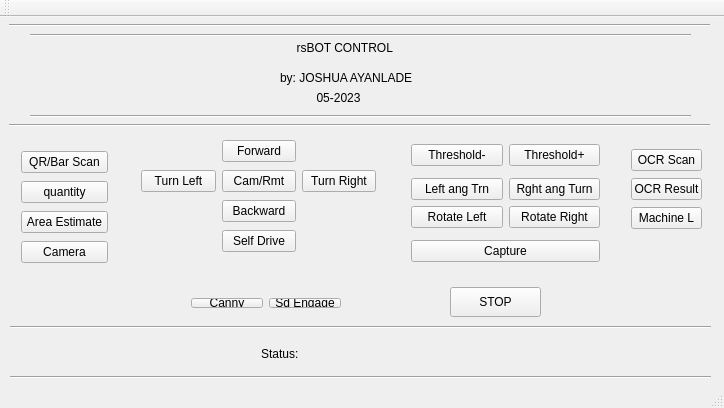
<?xml version="1.0" encoding="UTF-8"?>
<ui version="4.0">
 <class>MainWindow</class>
 <widget class="QMainWindow" name="MainWindow">
  <property name="geometry">
   <rect>
    <x>0</x>
    <y>0</y>
    <width>724</width>
    <height>408</height>
   </rect>
  </property>
  <property name="windowTitle">
   <string>MainWindow</string>
  </property>
  <widget class="QWidget" name="centralWidget">
   <widget class="Line" name="line_6">
    <property name="geometry">
     <rect>
      <x>9</x>
      <y>0</y>
      <width>701</width>
      <height>16</height>
     </rect>
    </property>
    <property name="orientation">
     <enum>Qt::Horizontal</enum>
    </property>
   </widget>
   <widget class="QLabel" name="label">
    <property name="geometry">
     <rect>
      <x>240</x>
      <y>20</y>
      <width>298</width>
      <height>22</height>
     </rect>
    </property>
    <property name="text">
     <string>                 rsBOT CONTROL</string>
    </property>
   </widget>
   <widget class="QLabel" name="label_3">
    <property name="geometry">
     <rect>
      <x>280</x>
      <y>50</y>
      <width>171</width>
      <height>22</height>
     </rect>
    </property>
    <property name="text">
     <string>by: JOSHUA AYANLADE</string>
    </property>
   </widget>
   <widget class="Line" name="line">
    <property name="geometry">
     <rect>
      <x>30</x>
      <y>91</y>
      <width>661</width>
      <height>16</height>
     </rect>
    </property>
    <property name="orientation">
     <enum>Qt::Horizontal</enum>
    </property>
   </widget>
   <widget class="Line" name="line_4">
    <property name="geometry">
     <rect>
      <x>9</x>
      <y>100</y>
      <width>701</width>
      <height>16</height>
     </rect>
    </property>
    <property name="orientation">
     <enum>Qt::Horizontal</enum>
    </property>
   </widget>
   <widget class="Line" name="line_3">
    <property name="geometry">
     <rect>
      <x>10</x>
      <y>300</y>
      <width>701</width>
      <height>20</height>
     </rect>
    </property>
    <property name="orientation">
     <enum>Qt::Horizontal</enum>
    </property>
   </widget>
   <widget class="Line" name="line_7">
    <property name="geometry">
     <rect>
      <x>10</x>
      <y>350</y>
      <width>701</width>
      <height>20</height>
     </rect>
    </property>
    <property name="orientation">
     <enum>Qt::Horizontal</enum>
    </property>
   </widget>
   <widget class="QWidget" name="layoutWidget">
    <property name="geometry">
     <rect>
      <x>620</x>
      <y>120</y>
      <width>93</width>
      <height>104</height>
     </rect>
    </property>
    <layout class="QVBoxLayout" name="verticalLayout_3">
     <item>
      <widget class="QPushButton" name="ocrScan">
       <property name="text">
        <string>OCR Scan</string>
       </property>
       <property name="checkable">
        <bool>true</bool>
       </property>
      </widget>
     </item>
     <item>
      <widget class="QPushButton" name="ocrResult">
       <property name="text">
        <string>OCR Result</string>
       </property>
       <property name="checkable">
        <bool>true</bool>
       </property>
       <property name="autoRepeat">
        <bool>false</bool>
       </property>
      </widget>
     </item>
     <item>
      <widget class="QPushButton" name="ml">
       <property name="text">
        <string>Machine L</string>
       </property>
       <property name="checkable">
        <bool>true</bool>
       </property>
      </widget>
     </item>
    </layout>
   </widget>
   <widget class="QPushButton" name="stop">
    <property name="geometry">
     <rect>
      <x>450</x>
      <y>270</y>
      <width>91</width>
      <height>30</height>
     </rect>
    </property>
    <property name="text">
     <string>STOP</string>
    </property>
    <property name="autoRepeat">
     <bool>true</bool>
    </property>
   </widget>
   <widget class="Line" name="line_2">
    <property name="geometry">
     <rect>
      <x>30</x>
      <y>10</y>
      <width>661</width>
      <height>16</height>
     </rect>
    </property>
    <property name="orientation">
     <enum>Qt::Horizontal</enum>
    </property>
   </widget>
   <widget class="QWidget" name="layoutWidget">
    <property name="geometry">
     <rect>
      <x>130</x>
      <y>110</y>
      <width>257</width>
      <height>140</height>
     </rect>
    </property>
    <layout class="QGridLayout" name="gridLayout">
     <item row="0" column="1">
      <widget class="QPushButton" name="forward">
       <property name="text">
        <string>Forward</string>
       </property>
       <property name="autoRepeat">
        <bool>true</bool>
       </property>
      </widget>
     </item>
     <item row="1" column="0">
      <widget class="QPushButton" name="turnLeft">
       <property name="text">
        <string>Turn Left</string>
       </property>
       <property name="autoRepeat">
        <bool>true</bool>
       </property>
      </widget>
     </item>
     <item row="1" column="1">
      <widget class="QPushButton" name="remote">
       <property name="text">
        <string>Cam/Rmt</string>
       </property>
       <property name="checkable">
        <bool>true</bool>
       </property>
       <property name="checked">
        <bool>false</bool>
       </property>
      </widget>
     </item>
     <item row="1" column="2">
      <widget class="QPushButton" name="turnRight">
       <property name="text">
        <string>Turn Right</string>
       </property>
       <property name="autoRepeat">
        <bool>true</bool>
       </property>
      </widget>
     </item>
     <item row="2" column="1">
      <widget class="QPushButton" name="backward">
       <property name="text">
        <string>Backward</string>
       </property>
       <property name="autoRepeat">
        <bool>true</bool>
       </property>
      </widget>
     </item>
     <item row="3" column="1">
      <widget class="QPushButton" name="selfDriving">
       <property name="text">
        <string>Self Drive</string>
       </property>
       <property name="checkable">
        <bool>true</bool>
       </property>
       <property name="autoRepeat">
        <bool>false</bool>
       </property>
      </widget>
     </item>
    </layout>
   </widget>
   <widget class="QWidget" name="layoutWidget">
    <property name="geometry">
     <rect>
      <x>250</x>
      <y>320</y>
      <width>361</width>
      <height>33</height>
     </rect>
    </property>
    <layout class="QFormLayout" name="formLayout">
     <item row="0" column="0">
      <widget class="QLabel" name="label_2">
       <property name="text">
        <string>Status:</string>
       </property>
      </widget>
     </item>
     <item row="0" column="1">
      <widget class="QLabel" name="value">
       <property name="text">
        <string/>
       </property>
      </widget>
     </item>
    </layout>
   </widget>
   <widget class="QWidget" name="layoutWidget">
    <property name="geometry">
     <rect>
      <x>400</x>
      <y>110</y>
      <width>211</width>
      <height>155</height>
     </rect>
    </property>
    <layout class="QVBoxLayout" name="verticalLayout_2">
     <item>
      <layout class="QHBoxLayout" name="horizontalLayout">
       <item>
        <widget class="QPushButton" name="thresholdMinus">
         <property name="text">
          <string>Threshold-</string>
         </property>
         <property name="autoRepeat">
          <bool>true</bool>
         </property>
        </widget>
       </item>
       <item>
        <widget class="QPushButton" name="thresholdPlus">
         <property name="text">
          <string>Threshold+</string>
         </property>
         <property name="autoRepeat">
          <bool>true</bool>
         </property>
        </widget>
       </item>
      </layout>
     </item>
     <item>
      <layout class="QGridLayout" name="gridLayout_2">
       <item row="0" column="0">
        <widget class="QPushButton" name="leftAngleTurn">
         <property name="text">
          <string>Left ang Trn</string>
         </property>
         <property name="autoRepeat">
          <bool>true</bool>
         </property>
        </widget>
       </item>
       <item row="0" column="1">
        <widget class="QPushButton" name="rightAngleTurn">
         <property name="text">
          <string>Rght ang Turn</string>
         </property>
         <property name="autoRepeat">
          <bool>true</bool>
         </property>
        </widget>
       </item>
       <item row="1" column="1">
        <widget class="QPushButton" name="RightAboutTurn">
         <property name="text">
          <string>Rotate Right</string>
         </property>
         <property name="autoRepeat">
          <bool>true</bool>
         </property>
        </widget>
       </item>
       <item row="1" column="0">
        <widget class="QPushButton" name="LeftAboutTurn">
         <property name="text">
          <string>Rotate Left</string>
         </property>
         <property name="autoRepeat">
          <bool>true</bool>
         </property>
        </widget>
       </item>
      </layout>
     </item>
     <item>
      <layout class="QGridLayout" name="gridLayout_3">
       <item row="0" column="0">
        <widget class="QPushButton" name="capture">
         <property name="text">
          <string>Capture</string>
         </property>
         <property name="autoRepeat">
          <bool>true</bool>
         </property>
        </widget>
       </item>
      </layout>
     </item>
    </layout>
   </widget>
   <widget class="QWidget" name="layoutWidget_2">
    <property name="geometry">
     <rect>
      <x>180</x>
      <y>270</y>
      <width>172</width>
      <height>32</height>
     </rect>
    </property>
    <layout class="QHBoxLayout" name="horizontalLayout_2">
     <item>
      <widget class="QPushButton" name="cannyMinus">
       <property name="text">
        <string>Canny</string>
       </property>
       <property name="autoRepeat">
        <bool>true</bool>
       </property>
      </widget>
     </item>
     <item>
      <widget class="QPushButton" name="cannyPlus">
       <property name="text">
        <string>Sd Engage</string>
       </property>
       <property name="autoRepeat">
        <bool>true</bool>
       </property>
      </widget>
     </item>
    </layout>
   </widget>
   <widget class="QWidget" name="layoutWidget">
    <property name="geometry">
     <rect>
      <x>10</x>
      <y>121</y>
      <width>109</width>
      <height>140</height>
     </rect>
    </property>
    <layout class="QVBoxLayout" name="verticalLayout">
     <item>
      <widget class="QPushButton" name="qrCode">
       <property name="text">
        <string>QR/Bar Scan</string>
       </property>
       <property name="checkable">
        <bool>true</bool>
       </property>
      </widget>
     </item>
     <item>
      <widget class="QPushButton" name="quant">
       <property name="text">
        <string>quantity</string>
       </property>
       <property name="checkable">
        <bool>true</bool>
       </property>
      </widget>
     </item>
     <item>
      <widget class="QPushButton" name="area">
       <property name="text">
        <string>Area Estimate</string>
       </property>
       <property name="checkable">
        <bool>true</bool>
       </property>
      </widget>
     </item>
     <item>
      <widget class="QPushButton" name="camera">
       <property name="text">
        <string>Camera</string>
       </property>
       <property name="checkable">
        <bool>true</bool>
       </property>
      </widget>
     </item>
    </layout>
   </widget>
   <widget class="QLabel" name="label_4">
    <property name="geometry">
     <rect>
      <x>240</x>
      <y>70</y>
      <width>269</width>
      <height>22</height>
     </rect>
    </property>
    <property name="text">
     <string>                       05-2023</string>
    </property>
   </widget>
  </widget>
  <widget class="QToolBar" name="mainToolBar">
   <attribute name="toolBarArea">
    <enum>TopToolBarArea</enum>
   </attribute>
   <attribute name="toolBarBreak">
    <bool>false</bool>
   </attribute>
  </widget>
  <widget class="QStatusBar" name="statusBar"/>
 </widget>
 <layoutdefault spacing="6" margin="11"/>
 <resources/>
 <connections/>
</ui>
